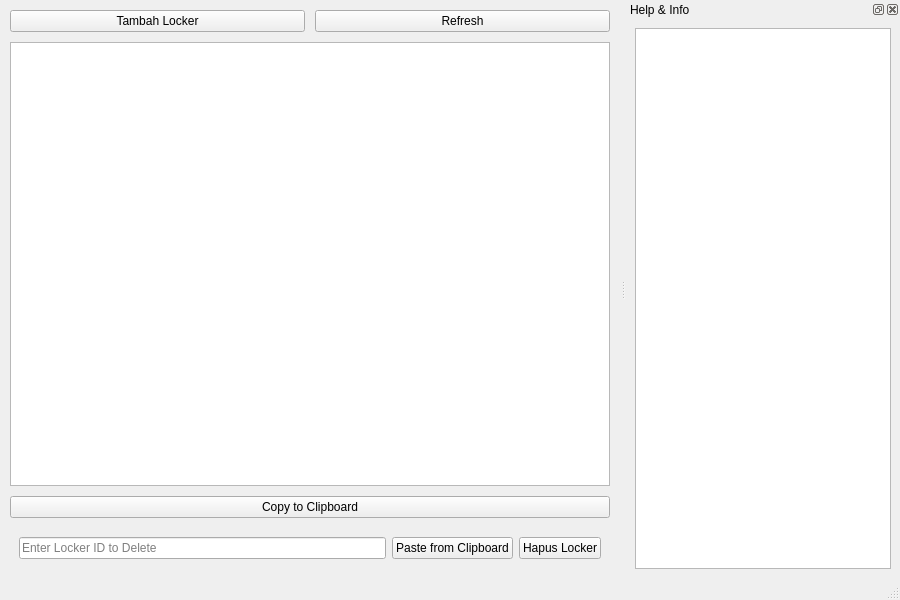
<?xml version="1.0" encoding="UTF-8"?>
<ui version="4.0">
 <class>MainWindow</class>
 <widget class="QMainWindow" name="MainWindow">
  <property name="geometry">
   <rect>
    <x>0</x>
    <y>0</y>
    <width>900</width>
    <height>600</height>
   </rect>
  </property>
  <property name="windowTitle">
   <string>Locker Management System</string>
  </property>
  <widget class="QWidget" name="centralwidget">
   <layout class="QVBoxLayout" name="central_layout">
    <property name="spacing">
     <number>10</number>
    </property>
    <property name="leftMargin">
     <number>10</number>
    </property>
    <property name="topMargin">
     <number>10</number>
    </property>
    <property name="rightMargin">
     <number>10</number>
    </property>
    <property name="bottomMargin">
     <number>10</number>
    </property>
    <item>
     <layout class="QHBoxLayout" name="top_buttons_layout">
      <item>
       <widget class="QPushButton" name="btn_tambah_locker">
        <property name="text">
         <string>Tambah Locker</string>
        </property>
       </widget>
      </item>
      <item>
       <widget class="QPushButton" name="btn_refresh">
        <property name="text">
         <string>Refresh</string>
        </property>
       </widget>
      </item>
     </layout>
    </item>
    <item>
     <widget class="QTableWidget" name="table_lockers">
      <property name="sizePolicy">
       <sizepolicy hsizetype="Expanding" vsizetype="Expanding">
        <horstretch>0</horstretch>
        <verstretch>0</verstretch>
       </sizepolicy>
      </property>
      <property name="minimumSize">
       <size>
        <width>0</width>
        <height>200</height>
       </size>
      </property>
     </widget>
    </item>
    <item>
     <layout class="QHBoxLayout" name="bottom_buttons_layout">
      <item>
       <widget class="QPushButton" name="btn_copy_clipboard">
        <property name="text">
         <string>Copy to Clipboard</string>
        </property>
       </widget>
      </item>
     </layout>
    </item>
    <item>
     <widget class="QWidget" name="delete_widget">
      <layout class="QHBoxLayout" name="delete_layout">
       <item>
        <widget class="QLineEdit" name="input_delete_locker_id">
         <property name="placeholderText">
          <string>Enter Locker ID to Delete</string>
         </property>
        </widget>
       </item>
       <item>
        <widget class="QPushButton" name="btn_paste_clipboard">
         <property name="text">
          <string>Paste from Clipboard</string>
         </property>
        </widget>
       </item>
       <item>
        <widget class="QPushButton" name="btn_hapus_locker">
         <property name="text">
          <string>Hapus Locker</string>
         </property>
        </widget>
       </item>
      </layout>
     </widget>
    </item>
   </layout>
  </widget>
  <widget class="QStatusBar" name="statusbar"/>
  <widget class="QDockWidget" name="help_dock">
   <property name="windowTitle">
    <string>Help &amp; Info</string>
   </property>
   <attribute name="dockWidgetArea">
    <number>2</number>
   </attribute>
   <widget class="QWidget" name="dockWidgetContents">
    <layout class="QVBoxLayout" name="dock_layout">
     <item>
      <widget class="QTextEdit" name="help_text">
       <property name="readOnly">
        <bool>true</bool>
       </property>
      </widget>
     </item>
    </layout>
   </widget>
  </widget>
 </widget>
 <resources/>
 <connections/>
</ui>
